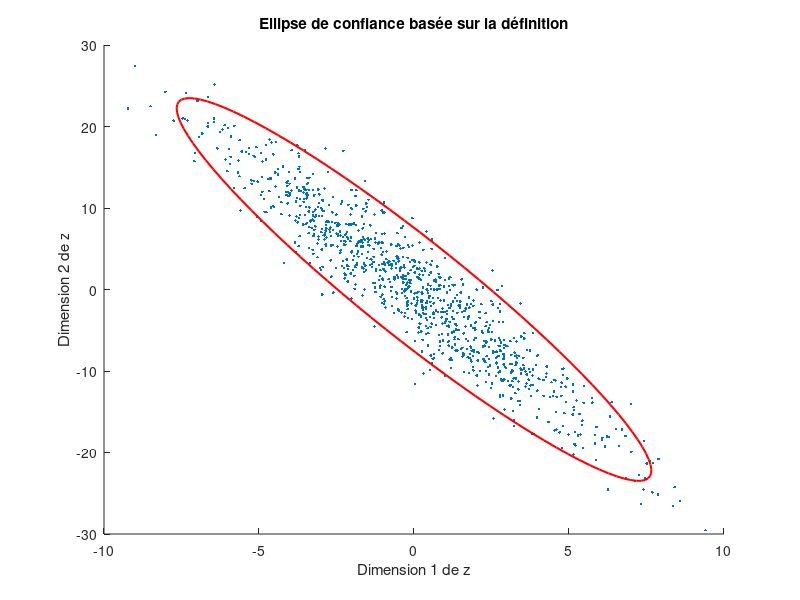
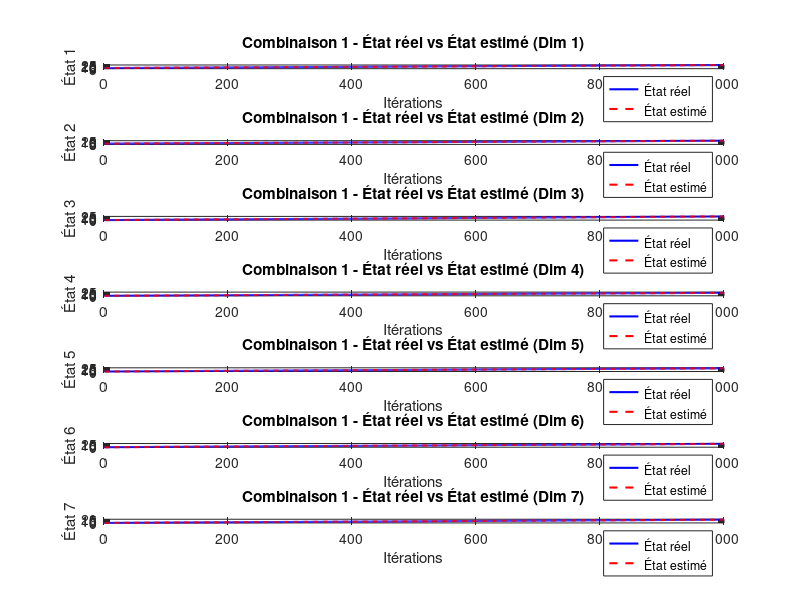

Recreate these plots in MATLAB, in order. (Note: this script raises an error after producing the figures.)
clear all
clc
close all
% warning('off', 'all');


data = load('ExamData_CHERIF.mat');

At = data.At;
Bt = data.Bt;
Ct = data.Ct;

z = data.z;

%%%%%%% Calcul de la moyenne %%%%%%
n = size(z,2);
moyenne_z = sum(z,2)/n;
ecart_type_z = std(z, 0, 2);


fprintf("La moyenne de z est de : [%f, %f]\n", moyenne_z(1), moyenne_z(2));


mean_z = mean(z, 2);

fprintf("La moyenne de z avec matlab func est de: [%f, %f]\n", mean_z(1), mean_z(2));
fprintf("L ecart type de z avec matlab func est de: [%f, %f]\n", ecart_type_z(1), ecart_type_z(2));
%%%%%%%% Calcul de la covariance %%%%%%%

cov_z = zeros(2,2);

for i = 1:n
    deviation = z(:,i) -  moyenne_z;
    cov_z = cov_z + deviation*deviation';
end

cov_z = cov_z / (n - 1);


cov_z_verif = cov(z');
fprintf("La matrice de covariance avec la fonction MATLAB est :\n");
disp(cov_z_verif);

%%%%%% Ellipse de confiance %%%%%

eta = 0.95;
a = sqrt(-2*log(1-eta));
inv_cov_z = inv(cov_z);

theta = linspace(0, 2*pi, 100);
cercle_unite = [cos(theta); sin(theta)];

ellipse_points = (mean_z + a*inv_cov_z^(-0.5)) * cercle_unite;

scatter(z(1, :), z(2, :), '.'); 
hold on;
plot(ellipse_points(1, :), ellipse_points(2, :), 'r', 'LineWidth', 1.5);
title('Ellipse de confiance basée sur la définition');
xlabel('Dimension 1 de z');
ylabel('Dimension 2 de z');
saveas(gcf, 'ellipse.png'); % Enregistre en format PNG
hold off;

%%%%% Nombre de point à l interieur de l ellipse %%%%%

compteur = 0;

for i = 1:n
    deviation = z(:, i) - mean_z;    
    mahalanobis_distance = sqrt(deviation' * inv_cov_z * deviation);

    if mahalanobis_distance <= a
        compteur = compteur + 1;
    end
end

nombre_point_interieur = (compteur / n) * 100;

fprintf("Proportion des points dans l'ellipse de confiance : %.2f%%\n", nombre_point_interieur);

fprintf("Niveau de confiance attendu : %.2f%%\n", eta * 100);
fprintf("Niveau de confiance obtenu : %.2f%%\n", nombre_point_interieur);


%%%%% Filtre de Kalman discret %%%%%%

n_iterations = 1000;
n = size(At,1);   % 8
m = size(Ct,1);   % 2

x_estime = zeros(n,1);
P = eye(n); 

t = linspace(0, 10, n_iterations);
u = [sin(t) + 0.1 * (1:n_iterations); 0.5 * cos(t) + 0.05 * (1:n_iterations)];

resultat_simu = struct();
rmse_values = zeros(1, 4);
x_reel = zeros(n,1);
x_reel_listes = zeros(n, n_iterations); 

epsilon = 1e-6;  
for combinaison = 1:4
    switch combinaison
        case 1
            Q = eye(n) * epsilon;  
            R = eye(m) * epsilon;  
            utiliser_bruit_mesure = false;
            utiliser_bruit_processus = false;
        case 2
            Q = eye(n) * epsilon;
            R = eye(m) * 1e-3;    
            utiliser_bruit_mesure = true;
            utiliser_bruit_processus = false;
        case 3
            Q = eye(n) * 1e-2;   
            R = eye(m) * epsilon;


            utiliser_bruit_mesure = false;
            utiliser_bruit_processus = true;
        case 4
            Q = eye(n) * 1e-2;
            R = eye(m) * 1e-5;
            utiliser_bruit_mesure = true;
            utiliser_bruit_processus = true;
    end


    x_estime_listes = zeros(n, n_iterations);
    mse_history = zeros(1, n_iterations);
    rmse_history = zeros(1, n_iterations);
    trace_P_history = zeros(1, n_iterations);
    erreur_etat = zeros(n, n_iterations); 

    for k = 1:n_iterations
    
        if utiliser_bruit_processus
            bruit_processus = sqrt(diag(Q)) .* randn(n, 1);
        else
            bruit_processus = zeros(n, 1);
        end
    
        if utiliser_bruit_mesure
            bruit_mesure = sqrt(diag(R)) .* randn(m, 1);
        else
            bruit_mesure = zeros(m, 1);
        end

        x_reel = At * x_reel + Bt * u(:, k) + bruit_processus;
        x_reel_listes(:, k) = x_reel;
    
        x_pred = At * x_estime + Bt * u(:, k);
        P_pred = At * P * At' + Q;

        K = P_pred * Ct' / (Ct * P_pred * Ct' + R);
    
        y = Ct * x_reel + bruit_mesure;
        x_est = x_pred + K * (y - Ct * x_pred);
        P = (eye(n) - K * Ct) * P_pred;
    
        x_estime = x_est;
    
        x_estime_listes(:, k) = x_est;
        trace_P_history(k) = trace(P);
        erreur_etat(:, k) = x_reel - x_est;
        mse_history(k) = mean(erreur_etat(:, k).^2);
        rmse_history(k) = sqrt(mse_history(k));
    end

    resultat_simu(combinaison).x_estime_listes = x_estime_listes;
    resultat_simu(combinaison).x_reel_listes = x_reel_listes;
    resultat_simu(combinaison).Q = Q;
    resultat_simu(combinaison).R = R;
    resultat_simu(combinaison).MSE = mean(mse_history);
    resultat_simu(combinaison).RMSE = sqrt(resultat_simu(combinaison).MSE);
    resultat_simu(combinaison).mse_history = mse_history;
    resultat_simu(combinaison).rmse_history = rmse_history;
    resultat_simu(combinaison).trace_P_history = trace_P_history;
    resultat_simu(combinaison).erreur_etat = erreur_etat;
end



for combinaison = 1:4
    figure;
    x_reel_listes = resultat_simu(combinaison).x_reel_listes;
    x_estime_listes = resultat_simu(combinaison).x_estime_listes;

    for i = 1:n
        subplot(n, 1, i);
        plot(1:n_iterations, x_reel_listes(i, :), 'b', 'LineWidth', 1.5, 'DisplayName', 'État réel');
        hold on;
        plot(1:n_iterations, x_estime_listes(i, :), 'r--', 'LineWidth', 1.5, 'DisplayName', 'État estimé');
        hold off;
        xlabel('Itérations');
        ylabel(['État ' num2str(i)]);
        title(['Combinaison ' num2str(combinaison) ' - État réel vs État estimé (Dim ' num2str(i) ')']);
        legend;
    end
    sgtitle(['État réel vs État estimé pour la combinaison ' num2str(combinaison)]);
end


figure;

for combinaison = 1:4
    rmse_history = resultat_simu(combinaison).rmse_history;
    subplot(2, 2, combinaison);
    plot(1:n_iterations, rmse_history, 'LineWidth', 1.5);
    xlabel('Itération');
    ylabel('RMSE');
    title(['Combinaison ' num2str(combinaison) ' - RMSE au cours du temps']);
    grid on;
end

sgtitle('RMSE au cours du temps pour toutes les combinaisons');

for combinaison = 1:4
    figure;
    x_reel_listes = resultat_simu(combinaison).x_reel_listes;
    x_estime_listes = resultat_simu(combinaison).x_estime_listes;

    for i = 7:8
        subplot(2, 1, i-6);  
        plot(1:n_iterations, x_reel_listes(i, :), 'b', 'LineWidth', 1.5, 'DisplayName', 'État réel');
        hold on;
        plot(1:n_iterations, x_estime_listes(i, :), 'r--', 'LineWidth', 1.5, 'DisplayName', 'État estimé');
        hold off;
        xlabel('Itérations');
        ylabel(['État ' num2str(i)]);
        title(['Combinaison ' num2str(combinaison) ' - État réel vs État estimé (Dim ' num2str(i) ')']);
        legend;
    end
    sgtitle(['État réel vs État estimé pour la combinaison ' num2str(combinaison)]);
end
